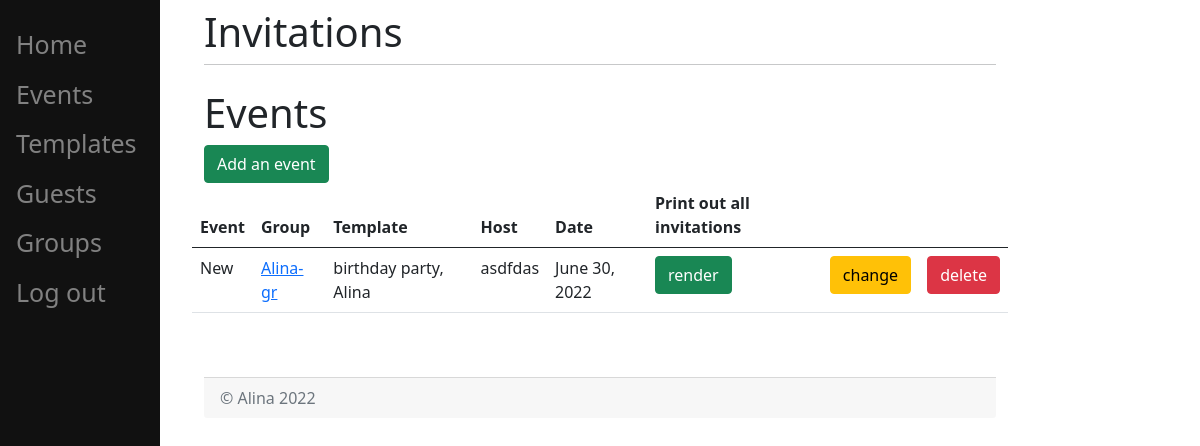
Page /events/ (signed in) on the earlier database version.
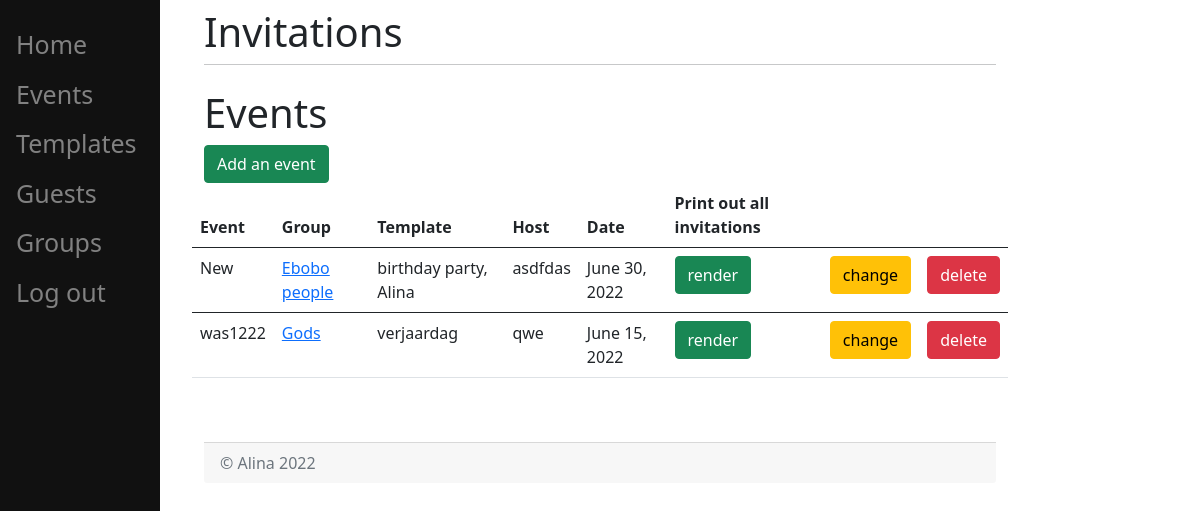
Same page on the later database version.
### invitations/models.py (models this page shows, shortened)
class Event(models.Model):
    group = models.ForeignKey(Group, on_delete=models.CASCADE)
    template = models.ForeignKey(Template, on_delete=models.CASCADE)
    name = models.CharField(max_length=200)
    host = models.CharField(max_length=100)
    date = models.DateField(default=date.today())
    start = models.TimeField(default=datetime.time(16, 00))
    finish = models.TimeField(default=datetime.time(16, 00))
    place = models.CharField(max_length=200)
    contact_number = models.CharField(max_length=100)
    contact_person = models.CharField(max_length=100)
    user = models.ForeignKey(User, on_delete=models.CASCADE, related_name="event", null=True)

class Group(models.Model):
    name = models.CharField(max_length=200)
    user = models.ForeignKey(User, on_delete=models.CASCADE, related_name="group", null=True)

class Template(models.Model):
    name = models.CharField(max_length=200)
    content = models.TextField(max_length=500)
    user = models.ForeignKey(User, on_delete=models.CASCADE, related_name="template", null=True)
    def __str__(self):
        return self.name

### invitations/views.py (the view)
def events(request):
    user = request.user
    events_ = user.event.all()
    return render(request, "invitations/events.html", {"events": events_})

### templates/invitations/events.html (shortened to what this page needs)
{% extends 'invitations/home.html' %}
{% load crispy_forms_tags %}
{% block content %}
    <h1>Events</h1>
    <form action="/events/add">
        <button type="submit" class="btn btn-success">Add an event</button>
    </form>
    {% if events %}
        <table class="table">
            <thead>
            <tr>
                <th scope="col">Event</th>
                <th scope="col">Group</th>
                <th scope="col">Template</th>
                <th scope="col">Host</th>
                <th scope="col">Date</th>
                <th scope="col"> Print out all invitations</th>
                <th scope="col"></th>
                <th scope="col"></th>
            </tr>
            </thead>
            <tbody>
            {% for event in events %}
                <tr>
                    <td>{{ event.name }}</td>
                    <td><a href="/groups/view_group/{{ event.group.id }}">{{ event.group.name }}</a></td>
                    <td>{{ event.template }}</td>
                    <td>{{ event.host }}</td>
                    <td>{{ event.date }}</td>
                    <td>
                        <form action="/events/render/{{ event.id }}" method="post" target="_blank">
                            <button type="submit" class="btn btn-success">render</button>
                        </form>
                    </td>
                    <td>
                        <a href="/events/change/{{ event.id }}" class="btn btn-warning">change</a>
                    </td>
                    <td>
                        <form action="/events/delete/" method="post">
                            <button type="submit" class="btn btn-danger">delete</button>
                        </form>
                    </td>
                </tr>
                </tbody>
            {% endfor %}
        </table>
    {% else %}
        <dev><p> You have no events yet </p></dev>
    {% endif %}
{% endblock %}

Differences in the rows shown:
changed Event "New": group.name "Alina-gr" → "Ebobo people"
added Event: name "was1222", group.name "Gods", template "verjaardag", host "qwe", date "June 15, 2022"
